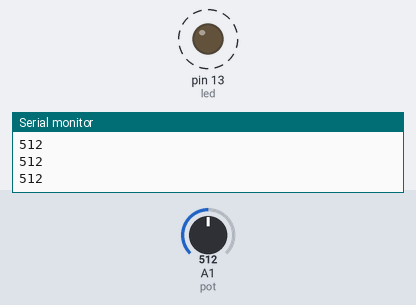
Simulated run of this sketch. Board: Arduino Uno, built with avr-gcc and run on an emulated ATmega328P. Parts: output pins drawn as LEDs (lit = HIGH), the last lines printed to the serial monitor. Dashed ring = blinking. The inputs (shaded band) are chosen by the test bench; at power-on: A1 (pot) = 512.

Above: at 1.2 s.
1.3 s: A1 (pot) set to 306
At 1.48 s:
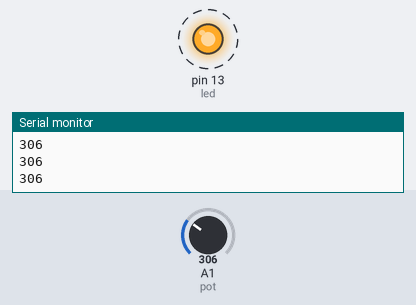
4.3 s: A1 (pot) set to 122
At 5.5 s:
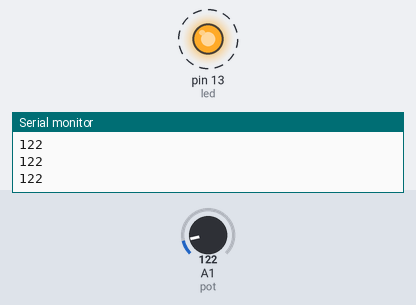
5.8 s: A1 (pot) set to 108
8.8 s: A1 (pot) set to 91
At 10.75 s:
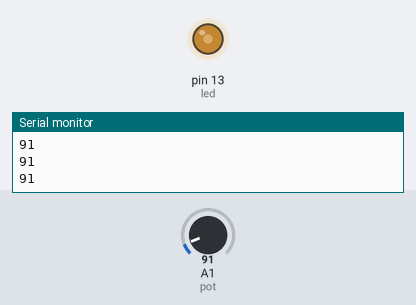
11.8 s: A1 (pot) set to 126
14.8 s: A1 (pot) set to 150
At 15.02 s:
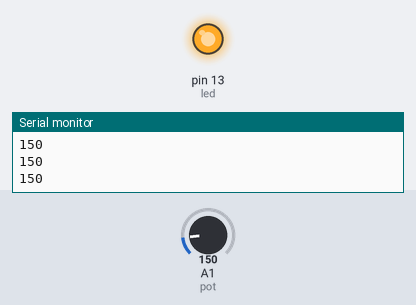
Timing chart, 0 to 64.2 s (numbered marks = the images above; inputs shaded):
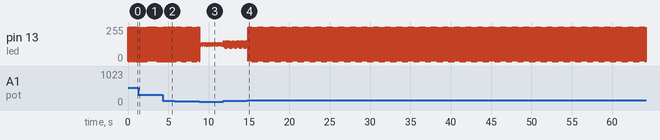

Measured:
- the behaviour switches between 100 and 99 on A1 (pot) (found by bisection; images 2 and 3)
- the behaviour switches between 139 and 140 on A1 (pot) (found by bisection; images 3 and 4)
- after the input at 1.3 s, pin 13 (led): alternates 255/255 for 0.03 s and 0/255 for 0.03 s, starting after 0.09 s
- after the input at 4.3 s, pin 13 (led): alternates 255/255 for 0.01 s and 0/255 for 0.01 s, starting after 0.07 s
- by itself, pin 13 (led): alternates 255/255 for 0.05 s and 0/255 for 0.05 s

The sketch:

Potentiometer.ino
```cpp
/*
  Title: Potentiometer
  Author: Guilherme Pedroso de Lima
  Date: Jan 2023
  Updated: --
*/

const int pot = A1;
int led = 13;
int variable = 0;
int blink;

void
setup()
  {
  pinMode(pot, INPUT);
  pinMode(led, OUTPUT);
  Serial.begin(9600);
  }

void
loop()
  {
  variable = analogRead(pot);
  Serial.println(variable);
  digitalWrite(led, HIGH);
  blink = variable/10;
  delay(blink);
  digitalWrite(led, LOW);
  blink = variable/10;
  delay(blink);
  }
```
